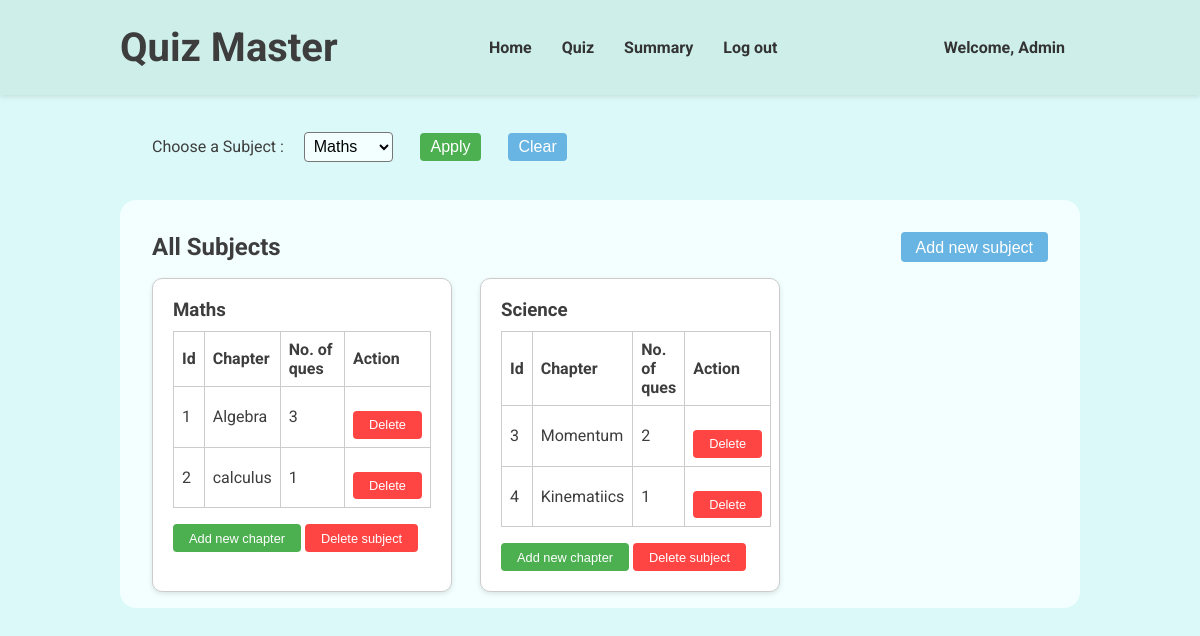
Screenshot of /admin-dashboard (signed in) with the database file from the repository.
### models.py (models this page shows, shortened)
class User(db.Model, UserMixin):
    __tablename__ = 'users'
    id = db.Column(db.Integer, primary_key=True)
    username = db.Column(db.String(80), unique=True, nullable=False)
    passhash = db.Column(db.String(256), nullable=False)
    fullname = db.Column(db.String(80), nullable=False)
    qualification = db.Column(db.String(80), nullable=False)
    dob = db.Column(db.Date, nullable=False)
    is_admin = db.Column(db.Boolean, nullable=False, default=False)
    @property
    def password(self):
        raise AttributeError('Password is not a readable attribute')

class Subjects(db.Model):
    __tablename__ = 'subjects'
    subjectid = db.Column(db.Integer, primary_key=True)
    subjectname = db.Column(db.String(80), unique=False, nullable=False)
    subjectdesc = db.Column(db.String(512), nullable=False)
    chapters = db.relationship('Chapters', backref='subject', lazy=True)

class Chapters(db.Model):
    __tablename__ = 'chapters'
    chapterid = db.Column(db.Integer, primary_key=True)
    subjectid = db.Column(db.Integer, db.ForeignKey('subjects.subjectid'), nullable=False)
    chaptername = db.Column(db.String(80), unique=False, nullable=False)
    chapterdesc = db.Column(db.String(512), nullable=False)
    questions = db.relationship('Questions', backref='chapter', lazy=True)

### routes.py (the view, shortened to what this page needs)
@app.route('/admin-dashboard', methods=['GET', 'POST'])
@login_required
def admin_dashboard():
        return render_template('admin-dashboard.html', user = current_user, subjects = Subjects.query.all(), chapters = Chapters.query.all())

### app.py (called while the page is built)
@login_manager.user_loader
def load_user(userid):
    return models.User.query.get(int(userid))

### templates/admin-dashboard.html (shortened to what this page needs)
{% extends "base.html" %}  {% block stylesheet %}
<link rel="stylesheet" href="{{ url_for('static', filename='navbar.css') }}" />
<link
  rel="stylesheet"
  href="{{ url_for('static', filename='adminDashboard.css') }}"
/>
{% endblock%} {% block navbar %}
<header>
  <div class="header-container">
    <h1>Quiz Master</h1>
    <nav>
      <ul>
        <li>
          <a href="/admin-dashboard">Home</a>
        </li>
        <li>
          <a href="/admin-quiz">Quiz</a>
        </li>
        <li>
          <a href="/admin-summary">Summary</a>
        </li>
        <li>
          <a href="/logout">Log out</a>
        </li>
      </ul>
    </nav>
    <a href="/profile">Welcome, {{ user.fullname}}</a>
  </div>
</header>
{% endblock %} {% block content %}
<main>
  <div class="topbar">
    <form method="post">
      <label for="subject">Choose a Subject : </label>
      <select id="subject" name="subject">
        {% for subject in subjects %}
        <option value="{{ subject.subjectname }}">
          {{ subject.subjectname }}
        </option>
        {% endfor %}
      </select>
      <button type="submit" id="apply">Apply</button>
    </form>
    <button id="clear" onclick="window.location.href='/admin-dashboard'">
      Clear
    </button>
  </div>
  <div class="subject-display">
    <div class="sub-header">
      <h2>All Subjects</h2>
      <button id="add-sub-btn">Add new subject</button>
    </div>
    <div class="subjects">
      {% for i in subjects %}
      <div class="subject-card">
        <h3>{{ i.subjectname }}</h3>
        <table>
          <thead>
            <tr>
              <th>Id</th>
              <th>Chapter</th>
              <th>No. of ques</th>
              <th>Action</th>
            </tr>
          </thead>
          <tbody>
            {% for chapter in chapters %} {% if chapter.subjectid == i.subjectid
            %}
            <tr>
              <td>{{ chapter.chapterid}}</td>
              <td>{{ chapter.chaptername}}</td>
              <td>{{ chapter.questions|length }}</td>
              <td>
                <button
                  class="delete"
                  onclick="deleteChap({{ chapter.chapterid }})"
                >
                  Delete
                </button>
              </td>
            </tr>
            {% endif %} {% endfor %}
          </tbody>
        </table>
        <button onclick="addChap({{ i.subjectid }})">Add new chapter</button>
        <button class="delete" onclick="deleteSub({{ i.subjectid }})">
          Delete subject
        </button>
      </div>
      {% endfor %}
    </div>
  </div>
</main>
{% endblock %}

### static/index.css (style rules this page uses)
* { margin: 0; padding: 0; box-sizing: border-box; }
body { background-color: #dbf9f8; color: #3d3d3d; font-family: 'roboto', sans-serif; }

### static/navbar.css (style rules this page uses)
header { background-color: #cdeee9; padding: 1.5rem; box-shadow: 0 2px 5px rgba(0, 0, 0, 0.1); }
.header-container { margin: auto; width: 80vw; display: flex; justify-content: space-between; align-items: center; }
header h1 { margin: 0; font-size: 2.5rem; color: #3d3d3d; }
header nav ul { list-style: none; display: flex; }
header a { margin: 0 15px; text-decoration: none; color: #333; font-weight: bold; }

### static/adminDashboard.css (style rules this page uses)
.topbar { margin: 2rem; }
.topbar form { display: inline; }
.topbar select { margin-left: 1rem; padding: 0.3rem; font-size: 1rem; border-radius: 0.25rem; background-color: #f3ffff; }
.topbar button { margin: 0.4rem 1.5rem; padding: 5px 10px; font-size: 1rem; border: none; border-radius: 0.25rem; cursor: pointer; color: #fff; }
#apply { background-color: #4caf50; }
#clear { background-color: #68b4e2; margin-left: 0; }
.subject-display { min-height: 50vh; padding: 1rem 2rem; width: 100%; background-color: #f3ffff; border-radius: 1rem; }
.sub-header { margin: 1rem 0; display: flex; justify-content: space-between; align-items: center; }
#add-sub-btn { padding: 7px 15px 5px; font-size: 1rem; background-color: #68b4e2; color: #fff; border: none; border-radius: 0.25rem; cursor: pointer; }
.subjects { display: flex; gap: 1.75rem; flex-wrap: wrap; }
.subject-card { background-color: #fff; border: 1px solid #ccc; border-radius: 10px; box-shadow: 0 2px 5px rgba(0, 0, 0, 0.1); padding: 20px; width: 300px; }
.subject-card h3 { margin: 0 0 10px; }
.subject-card table { width: 100%; border-collapse: collapse; }
.subject-card table th, .subject-card table td { border: 1px solid #ccc; padding: 8px; text-align: left; }
.subject-card button { margin-top: 1rem; padding: 0.4rem 1rem; font-size: 0.8rem; background-color: #4caf50; color: white; border: none; border-radius: 0.25rem; cursor: pointer; }
.subject-card button.delete, #cancel-sub, #cancel-chap { background-color: #f44; }

### rows the page displays
User: fullname "Admin"
Subjects: subjectname "Maths"
Chapters: chapterid "1", chaptername "Algebra", questions|length "3"
Chapters: chapterid "2", chaptername "calculus", questions|length "1"
Subjects: subjectname "Science"
Chapters: chapterid "3", chaptername "Momentum", questions|length "2"
Chapters: chapterid "4", chaptername "Kinematiics", questions|length "1"

### other values shown
form field subject "Maths"
